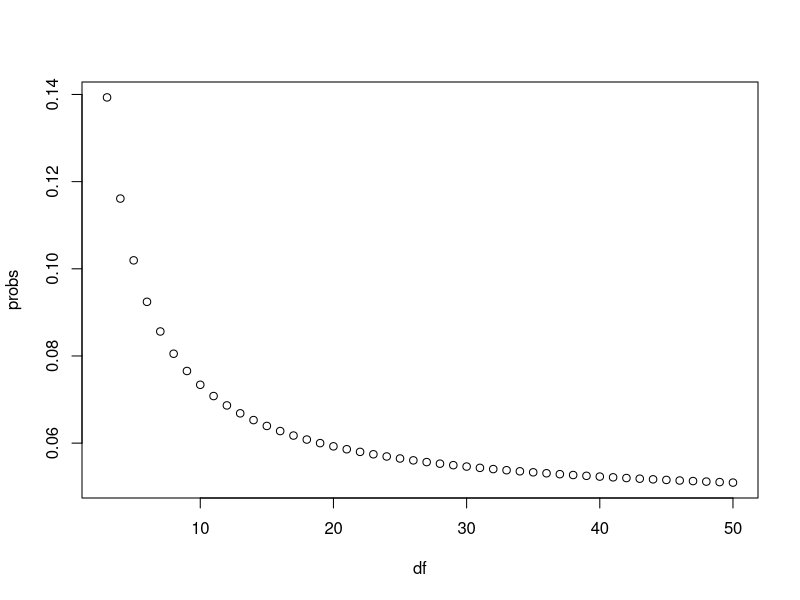

R code for this plot:
pt(2,3) # 0.930337
pt(-2,3) # 0.06966298

# probability of seeing t-distributed random variables 
# being more than 2 in absolute value when 'df = 3'. 
1 - pt(2, 3) + pt(-2, 3) # 0.139326

#########################################

# Generate a vector 'df' that contains a sequence of numbers from 3 to 50
df <- seq(3,50)

# Make a function called 'pt_func' that calculates the probability 
# that a value is more than |2| for any degrees of freedom 
pt_func <- function(x) {1 - pt(2, x) + pt(-2, x)}

# Generate a vector 'probs' that uses the `pt_func` function to calculate the probabilities
probs <- sapply(df, pt_func)

# Plot 'df' on the x-axis and 'probs' on the y-axis
plot(df, probs)

#########################################
